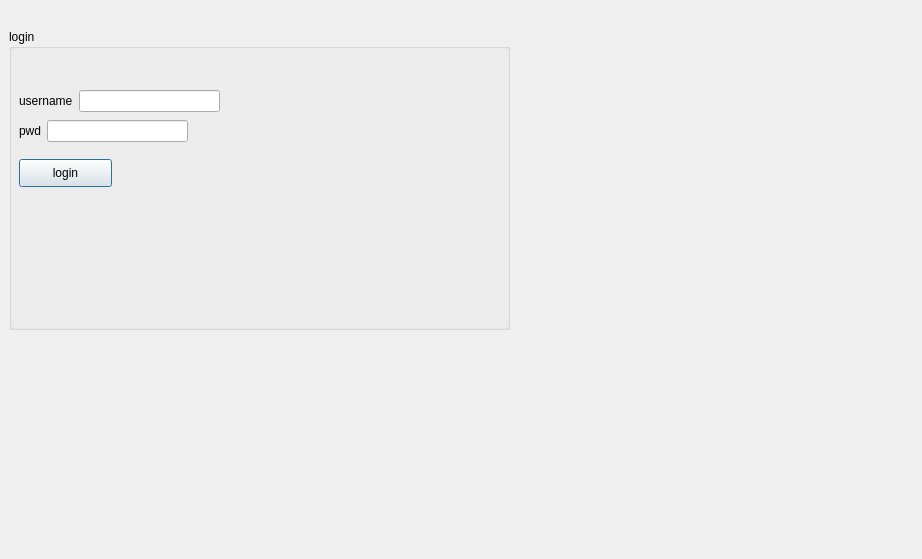
<?xml version="1.0" encoding="UTF-8"?>
<ui version="4.0">
 <class>Dialog</class>
 <widget class="QDialog" name="Dialog">
  <property name="geometry">
   <rect>
    <x>0</x>
    <y>0</y>
    <width>922</width>
    <height>559</height>
   </rect>
  </property>
  <property name="windowTitle">
   <string>Dialog</string>
  </property>
  <widget class="QGroupBox" name="groupBox">
   <property name="geometry">
    <rect>
     <x>9</x>
     <y>29</y>
     <width>501</width>
     <height>301</height>
    </rect>
   </property>
   <property name="title">
    <string>login</string>
   </property>
   <widget class="winwdowlogin" name="pushButton_login">
    <property name="geometry">
     <rect>
      <x>10</x>
      <y>130</y>
      <width>93</width>
      <height>28</height>
     </rect>
    </property>
    <property name="text">
     <string>login</string>
    </property>
   </widget>
   <widget class="QWidget" name="">
    <property name="geometry">
     <rect>
      <x>10</x>
      <y>60</y>
      <width>201</width>
      <height>24</height>
     </rect>
    </property>
    <layout class="QHBoxLayout" name="horizontalLayout">
     <item>
      <widget class="QLabel" name="label">
       <property name="text">
        <string>username</string>
       </property>
      </widget>
     </item>
     <item>
      <widget class="QLineEdit" name="lineEdit"/>
     </item>
    </layout>
   </widget>
   <widget class="QWidget" name="">
    <property name="geometry">
     <rect>
      <x>10</x>
      <y>90</y>
      <width>169</width>
      <height>24</height>
     </rect>
    </property>
    <layout class="QHBoxLayout" name="horizontalLayout_2">
     <item>
      <widget class="QLabel" name="label_2">
       <property name="text">
        <string>pwd</string>
       </property>
      </widget>
     </item>
     <item>
      <widget class="QLineEdit" name="lineEdit_2"/>
     </item>
    </layout>
   </widget>
  </widget>
 </widget>
 <customwidgets>
  <customwidget>
   <class>winwdowlogin</class>
   <extends>QPushButton</extends>
   <header location="global">winwdowlogin.h</header>
  </customwidget>
 </customwidgets>
 <resources/>
 <connections/>
</ui>
